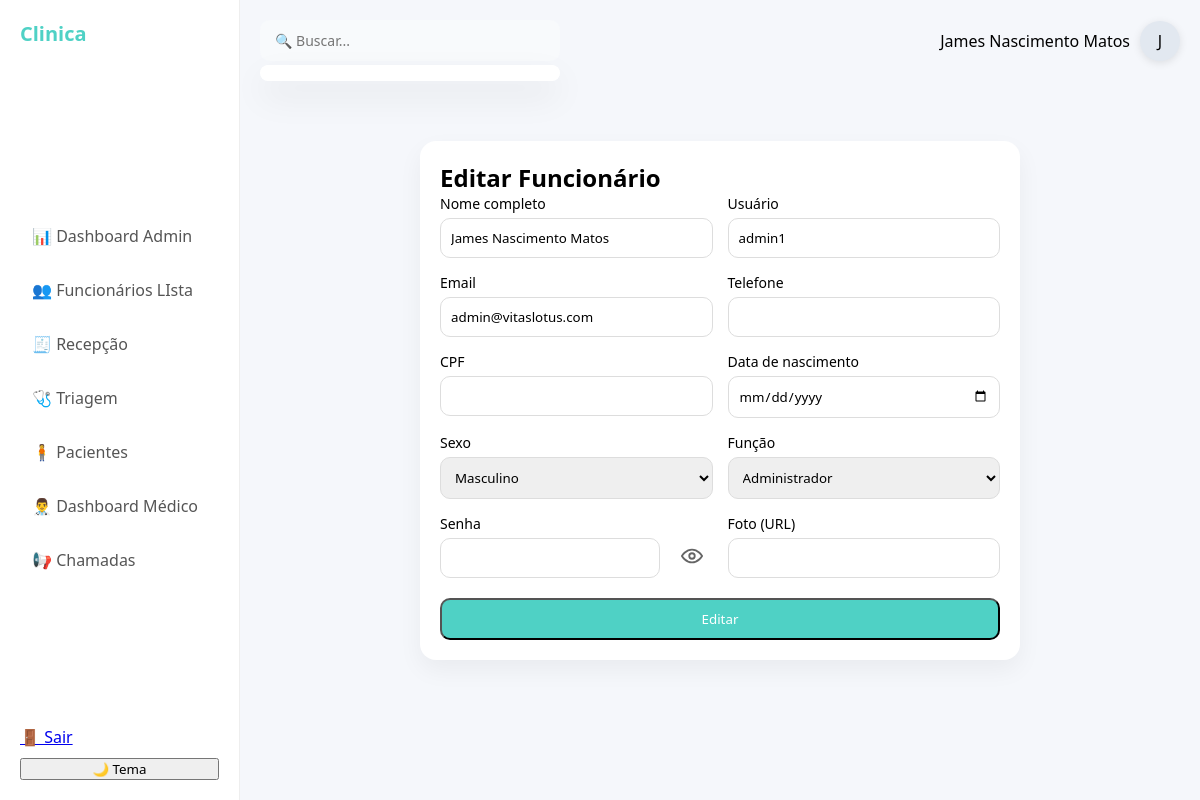
The app's page /funcionario/editar/1 (signed in) with its own data.
### model.py (models this page shows)
class Funcionarios(UserMixin, db1.Model):
    __tablename__ = 'funcionarios'
    id = db1.Column(db1.Integer, primary_key=True)
    nome_completo = db1.Column(db1.String(100), nullable=False)
    usuario = db1.Column(db1.String(70), nullable=False, unique=True)
    funcao = db1.Column(db1.String(30), nullable=False)
    senha = db1.Column(db1.String(200), nullable=False)
    sexo = db1.Column(db1.String(15), nullable=True)
    email = db1.Column(db1.String(120), unique=True, nullable=False)
    data_criacao = db1.Column(db1.DateTime, default=datetime.utcnow)
    cpf = db1.Column(db1.String(14), unique=True, nullable=True)
    telefone = db1.Column(db1.String(20), nullable=True)
    data_nascimento = db1.Column(db1.Date, nullable=True)
    ultimo_login = db1.Column(db1.DateTime, nullable=True)
    ultimo_logout = db1.Column(db1.DateTime)
    online = db1.Column(db1.Boolean, default=False)
    foto = db1.Column(db1.String(200))

### main.py (the view, shortened to what this page needs)
@app.route("/funcionario/editar/<int:id>", methods=["GET", "POST"])
@login_required
def funcionarios_editar(id):
    require_role("administrador")
    func = Funcionarios.query.get_or_404(id)
    form = FuncionarioForm(obj=func)
    return render_template("funcionarios/form.html", form=form, action="Editar")

### main.py (called while the page is built)
@lg.user_loader
def load_user(user_id):
    try:
        return db1.session.get(Funcionarios, int(user_id))
    except Exception:
        return None

def check_role(*roles):
    func = (current_user.funcao or "").strip().lower()
    return func in [r.lower() for r in roles]

def require_role(*roles):
    if not check_role(*roles):
        abort(403)

### templates/funcionarios/Form.html (shortened to what this page needs)
{% extends "base.html" %}
{% block content %}
<div class="form-container">
    <div class="card form-card">
        <h2>{{ action }} Funcionário</h2>
        <form method="post" class="form-custom">
            <div class="form-grid">
                <div class="form-group">
                    <label>Nome completo</label>
                    {{ form.nome_completo(class="input") }}
                </div>
                <div class="form-group">
                    <label>Usuário</label>
                    {{ form.usuario(class="input") }}
                </div>
                <div class="form-group">
                    <label>Email</label>
                    {{ form.email(class="input") }}
                </div>
                <div class="form-group">
                    <label>Telefone</label>
                    {{ form.telefone(class="input") }}
                </div>
                <div class="form-group">
                    <label>CPF</label>
                    {{ form.cpf(class="input") }}
                </div>
                <div class="form-group">
                    <label>Data de nascimento</label>
                    {{ form.data_nascimento(class="input") }}
                </div>
                <div class="form-group">
                    <label>Sexo</label>
                    {{ form.sexo(class="input") }}
                </div>
                <div class="form-group">
                    <label>Função</label>
                    {{ form.funcao(class="input") }}
                </div>
                <div class="form-group">
                    <label>Senha</label>
                    <div class="input-password">
                        {{ form.senha(class="input", id="senha") }}
                        <span class="toggle-password" onclick="toggleSenha(this)">
                            <svg id="eye-open" xmlns="http://www.w3.org/2000/svg" viewBox="0 0 24 24" fill="none" stroke="currentColor">
                              <path stroke-width="2" d="M1 12s4-7 11-7 11 7 11 7-4 7-11 7S1 12 1 12z"/>
                              <circle stroke-width="2" cx="12" cy="12" r="3"/>
                            </svg>
                        </span>
                    </div>
                </div>
                <div class="form-group">
                    <label>Foto (URL)</label>
                    {{ form.foto(class="input") }}
                </div>
            </div>
            <button type="submit" class="btn-primary full">
                {{ action }}
            </button>
        </form>
    </div>
</div>
{% endblock %}

### templates/base.html (shortened to what this page needs)
<!DOCTYPE html>
<html lang="pt-BR">
<head>
    <link rel="stylesheet" href="{{ url_for('static', filename='css/style.css') }}">
</head>
<body>
<div class="app">
    <aside class="sidebar">
        <h2 class="logo">Clinica</h2>
        {% set func = (current_user.funcao or "").strip().lower() %}
        <nav>
            {% if func == "administrador" %}
                <a href="{{ url_for('admin_dashboard') }}">📊 Dashboard Admin</a>
                <a href="{{ url_for('funcionarios_list') }}">👥 Funcionários LIsta</a>
                <a href="{{ url_for('recepcao_list') }}">🧾 Recepção</a>
                <a href="{{ url_for('triagem') }}">🩺 Triagem</a>
                <a href="{{ url_for('dash_pacientes') }}">🧍 Pacientes</a>
                <a href="{{ url_for('dashboard_medico') }}">👨‍⚕️ Dashboard Médico</a>
                <a href="{{ url_for('painel_senha') }}">📢 Chamadas</a>
            {% endif %}
        </nav>
        <div class="sidebar-bottom">
            <a href="{{ url_for('sair') }}">🚪 Sair</a>
            <button onclick="toggleTheme()">🌙 Tema</button>
        </div>
    </aside>
    <main class="main">
        <header class="topbar">
            <div class="search-box">
    <input
        type="text"
        id="buscaGlobal"
        placeholder="🔍 Buscar..."
        class="search"
        autocomplete="off"
    >
    <div id="resultadoBusca" class="resultado-busca"></div>
</div>
            <div class="profile">
                <span>{{ current_user.nome_completo }}</span>
                <div class="avatar">
    {% if current_user.foto %}
        <img src="{{ current_user.foto }}">
    {% else %}
        <span>
            {{ current_user.nome_completo[:1] }}
        </span>
    {% endif %}
</div>
            </div>
        </header>
        <section class="content">
            {% block content %}{% endblock %}
        </section>
    </main>
</div>
</body>
</html>

### static/css/style.css (style rules this page uses)
* { margin: 0; padding: 0; box-sizing: border-box; font-family: 'Segoe UI', sans-serif; }
body { background: #f5f7fb; }
.app { display: flex; }
.sidebar { width: 240px; height: 100vh; background: #ffffff; padding: 20px; display: flex; flex-direction: column; justify-content: space-between; border-right: 1px solid #eee; }
.logo { font-size: 20px; font-weight: bold; margin-bottom: 30px; color: #4fd1c5; }
.sidebar nav a { display: block; padding: 12px; border-radius: 10px; text-decoration: none; color: #555; margin-bottom: 8px; transition: 0.3s; }
.sidebar-bottom { display: flex; flex-direction: column; gap: 10px; }
.main { flex: 1; padding: 20px; }
.topbar { display: flex; justify-content: space-between; align-items: center; margin-bottom: 20px; }
.search { padding: 10px; border-radius: 10px; border: 1px solid #ddd; width: 250px; }
.profile { display: flex; align-items: center; gap: 10px; }
.avatar { width: 35px; height: 35px; border-radius: 50%; background: #4fd1c5; }
.content { display: grid; gap: 20px; }
.card { background: white; padding: 20px; border-radius: 20px; box-shadow: 0 10px 25px rgba(0,0,0,0.05); }
.card { background: white; padding: 20px; border-radius: 20px; box-shadow: 0 10px 25px rgba(0,0,0,0.05); transition: 0.3s; }
.btn-primary { background: #4fd1c5; color: white; padding: 10px 18px; border-radius: 10px; text-decoration: none; font-weight: 500; transition: 0.3s; }
.form-container { display: flex; justify-content: center; align-items: center; margin-top: 40px; }
.form-card { width: 100%; max-width: 600px; padding: 30px; }
.form-grid { display: grid; grid-template-columns: 1fr 1fr; gap: 15px; }
.form-group { display: flex; flex-direction: column; font-size: 14px; }
.input { padding: 10px; border-radius: 10px; border: 1px solid #ddd; margin-top: 5px; transition: 0.3s; }
.input-password { position: relative; }
.input-password span { position: absolute; right: 10px; top: 50%; transform: translateY(-50%); cursor: pointer; }
.full { width: 100%; margin-top: 20px; }
.toggle-password { position: absolute; right: 10px; top: 50%; transform: translateY(-50%); cursor: pointer; display: flex; align-items: center; }
.toggle-password svg { width: 22px; height: 22px; opacity: 0.6; transition: 0.3s; }
.main { display: flex; flex-direction: column; gap: 20px; }
.card { background: white; border-radius: 16px; padding: 20px; box-shadow: 0 10px 25px rgba(0,0,0,0.05); }
.search { padding: 8px 12px; border-radius: 10px; border: 1px solid #ddd; width: 250px; transition: 0.2s; }
.resultado-busca { position: absolute; top: 45px; left: 0; width: 100%; background: rgba(255, 255, 255, 0.85); backdrop-filter: blur(12px); border-radius: 16px; box-shadow: 0 20px 40px rgba(0,0,0,0.15); max-height: 350px; overflow-y: auto; z-index: 999; padding: 8px; }
.search-box { position: relative; width: 300px; }
.search { width: 100%; padding: 10px 14px; border-radius: 10px; border: 1px solid transparent; background: #f8fafc; font-size: 14px; transition: 0.2s; outline: none; box-shadow: none; }
.resultado-busca { position: absolute; top: 110%; left: 0; width: 100%; background: white; border-radius: 12px; box-shadow: 0 15px 35px rgba(0,0,0,0.08); max-height: 300px; overflow-y: auto; z-index: 999; animation: fadeIn 0.2s ease; }
.avatar { width: 40px; height: 40px; border-radius: 50%; overflow: hidden; background: #e2e8f0; display: flex; align-items: center; justify-content: center; box-shadow: 0 2px 8px rgba(0,0,0,0.1); }

### records on screen
Funcionarios: nome_completo "James Nascimento Matos", nome_completo "J", usuario "admin1", email "admin@vitaslotus.com", sexo "Masculino", funcao "Administrador"

### other values on screen
{{ action }} "Editar"
